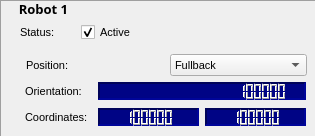
           <widget class="QFrame" name="frame_robot_1">
            <property name="maximumSize">
             <size>
              <width>16777215</width>
              <height>137</height>
             </size>
            </property>
            <property name="font">
             <font>
              <pointsize>8</pointsize>
              <weight>75</weight>
              <bold>true</bold>
             </font>
            </property>
            <property name="toolTip">
             <string>&lt;html&gt;&lt;head/&gt;&lt;body&gt;&lt;p&gt;This is my tool tip&lt;/p&gt;&lt;/body&gt;&lt;/html&gt;</string>
            </property>
            <property name="accessibleName">
             <string>Robot 0</string>
            </property>
            <property name="autoFillBackground">
             <bool>false</bool>
            </property>
            <property name="frameShape">
             <enum>QFrame::Panel</enum>
            </property>
            <property name="frameShadow">
             <enum>QFrame::Sunken</enum>
            </property>
            <property name="midLineWidth">
             <number>0</number>
            </property>
            <widget class="QLabel" name="label_4">
             <property name="geometry">
              <rect>
               <x>10</x>
               <y>0</y>
               <width>67</width>
               <height>21</height>
              </rect>
             </property>
             <property name="font">
              <font>
               <family>Courier 10 Pitch</family>
               <pointsize>10</pointsize>
               <weight>75</weight>
               <bold>true</bold>
              </font>
             </property>
             <property name="autoFillBackground">
              <bool>false</bool>
             </property>
             <property name="text">
              <string>Robot 1</string>
             </property>
             <property name="alignment">
              <set>Qt::AlignHCenter|Qt::AlignTop</set>
             </property>
            </widget>
            <widget class="QLabel" name="output_icon_1">
             <property name="geometry">
              <rect>
               <x>210</x>
               <y>5</y>
               <width>50</width>
               <height>50</height>
              </rect>
             </property>
             <property name="minimumSize">
              <size>
               <width>0</width>
               <height>0</height>
              </size>
             </property>
             <property name="text">
              <string/>
             </property>
             <property name="pixmap">
              <pixmap resource="images.qrc">:/images/go-next.png</pixmap>
             </property>
             <property name="scaledContents">
              <bool>true</bool>
             </property>
             <property name="alignment">
              <set>Qt::AlignCenter</set>
             </property>
            </widget>
            <widget class="QWidget" name="layoutWidget_2">
             <property name="geometry">
              <rect>
               <x>20</x>
               <y>21</y>
               <width>116</width>
               <height>24</height>
              </rect>
             </property>
             <layout class="QGridLayout" name="gridLayout_5">
              <item row="0" column="0">
               <widget class="QLabel" name="label_status_13">
                <property name="minimumSize">
                 <size>
                  <width>20</width>
                  <height>0</height>
                 </size>
                </property>
                <property name="baseSize">
                 <size>
                  <width>20</width>
                  <height>0</height>
                 </size>
                </property>
                <property name="font">
                 <font>
                  <pointsize>8</pointsize>
                  <weight>50</weight>
                  <bold>false</bold>
                 </font>
                </property>
                <property name="text">
                 <string>Status:     </string>
                </property>
                <property name="margin">
                 <number>0</number>
                </property>
               </widget>
              </item>
              <item row="0" column="1">
               <widget class="QCheckBox" name="checkBox_active_2">
                <property name="font">
                 <font>
                  <pointsize>8</pointsize>
                  <weight>50</weight>
                  <bold>false</bold>
                 </font>
                </property>
                <property name="text">
                 <string>Active</string>
                </property>
                <property name="checked">
                 <bool>true</bool>
                </property>
               </widget>
              </item>
             </layout>
            </widget>
            <widget class="QWidget" name="layoutWidget_3">
             <property name="geometry">
              <rect>
               <x>25</x>
               <y>80</y>
               <width>281</width>
               <height>48</height>
              </rect>
             </property>
             <layout class="QGridLayout" name="gridLayout_6">
              <item row="1" column="2">
               <widget class="QLCDNumber" name="lcd_coordY_1">
                <property name="maximumSize">
                 <size>
                  <width>16777215</width>
                  <height>18</height>
                 </size>
                </property>
                <property name="autoFillBackground">
                 <bool>false</bool>
                </property>
                <property name="styleSheet">
                 <string notr="true">background-color: rgb(0, 4, 133);</string>
                </property>
                <property name="frameShape">
                 <enum>QFrame::Panel</enum>
                </property>
                <property name="frameShadow">
                 <enum>QFrame::Sunken</enum>
                </property>
                <property name="lineWidth">
                 <number>2</number>
                </property>
                <property name="smallDecimalPoint">
                 <bool>false</bool>
                </property>
                <property name="digitCount">
                 <number>6</number>
                </property>
                <property name="segmentStyle">
                 <enum>QLCDNumber::Outline</enum>
                </property>
                <property name="value" stdset="0">
                 <double>888888.000000000000000</double>
                </property>
               </widget>
              </item>
              <item row="1" column="0">
               <widget class="QLabel" name="label_coord_1">
                <property name="minimumSize">
                 <size>
                  <width>42</width>
                  <height>0</height>
                 </size>
                </property>
                <property name="baseSize">
                 <size>
                  <width>20</width>
                  <height>0</height>
                 </size>
                </property>
                <property name="font">
                 <font>
                  <pointsize>8</pointsize>
                  <weight>50</weight>
                  <bold>false</bold>
                 </font>
                </property>
                <property name="text">
                 <string>Coordinates: </string>
                </property>
                <property name="indent">
                 <number>0</number>
                </property>
               </widget>
              </item>
              <item row="0" column="0">
               <widget class="QLabel" name="label_orient_1">
                <property name="minimumSize">
                 <size>
                  <width>20</width>
                  <height>0</height>
                 </size>
                </property>
                <property name="font">
                 <font>
                  <pointsize>8</pointsize>
                  <weight>50</weight>
                  <bold>false</bold>
                 </font>
                </property>
                <property name="text">
                 <string>Orientation: </string>
                </property>
               </widget>
              </item>
              <item row="1" column="1">
               <widget class="QLCDNumber" name="lcd_coordX_1">
                <property name="maximumSize">
                 <size>
                  <width>16777215</width>
                  <height>18</height>
                 </size>
                </property>
                <property name="autoFillBackground">
                 <bool>false</bool>
                </property>
                <property name="styleSheet">
                 <string notr="true">background-color: rgb(0, 4, 133);</string>
                </property>
                <property name="frameShape">
                 <enum>QFrame::Panel</enum>
                </property>
                <property name="frameShadow">
                 <enum>QFrame::Sunken</enum>
                </property>
                <property name="lineWidth">
                 <number>2</number>
                </property>
                <property name="smallDecimalPoint">
                 <bool>false</bool>
                </property>
                <property name="digitCount">
                 <number>6</number>
                </property>
                <property name="segmentStyle">
                 <enum>QLCDNumber::Outline</enum>
                </property>
                <property name="value" stdset="0">
                 <double>888888.000000000000000</double>
                </property>
               </widget>
              </item>
              <item row="0" column="1" colspan="2">
               <widget class="QLCDNumber" name="lcd_orient_1">
                <property name="maximumSize">
                 <size>
                  <width>16777215</width>
                  <height>18</height>
                 </size>
                </property>
                <property name="layoutDirection">
                 <enum>Qt::RightToLeft</enum>
                </property>
                <property name="autoFillBackground">
                 <bool>false</bool>
                </property>
                <property name="styleSheet">
                 <string notr="true">background-color: rgb(0, 4, 133);</string>
                </property>
                <property name="frameShape">
                 <enum>QFrame::Panel</enum>
                </property>
                <property name="frameShadow">
                 <enum>QFrame::Sunken</enum>
                </property>
                <property name="lineWidth">
                 <number>2</number>
                </property>
                <property name="smallDecimalPoint">
                 <bool>false</bool>
                </property>
                <property name="digitCount">
                 <number>21</number>
                </property>
                <property name="segmentStyle">
                 <enum>QLCDNumber::Outline</enum>
                </property>
                <property name="value" stdset="0">
                 <double>888888.000000000000000</double>
                </property>
               </widget>
              </item>
             </layout>
            </widget>
            <widget class="QWidget" name="layoutWidget_4">
             <property name="geometry">
              <rect>
               <x>26</x>
               <y>51</y>
               <width>281</width>
               <height>29</height>
              </rect>
             </property>
             <layout class="QGridLayout" name="gridLayout_14">
              <item row="0" column="0">
               <widget class="QLabel" name="label_position_13">
                <property name="minimumSize">
                 <size>
                  <width>0</width>
                  <height>0</height>
                 </size>
                </property>
                <property name="font">
                 <font>
                  <pointsize>8</pointsize>
                  <weight>50</weight>
                  <bold>false</bold>
                 </font>
                </property>
                <property name="text">
                 <string>Position:   </string>
                </property>
               </widget>
              </item>
              <item row="0" column="1">
               <widget class="QComboBox" name="comboBox_position_13">
                <property name="sizePolicy">
                 <sizepolicy hsizetype="Minimum" vsizetype="Fixed">
                  <horstretch>0</horstretch>
                  <verstretch>0</verstretch>
                 </sizepolicy>
                </property>
                <property name="minimumSize">
                 <size>
                  <width>120</width>
                  <height>0</height>
                 </size>
                </property>
                <property name="font">
                 <font>
                  <pointsize>8</pointsize>
                  <weight>50</weight>
                  <bold>false</bold>
                 </font>
                </property>
                <property name="currentIndex">
                 <number>0</number>
                </property>
                <property name="maxCount">
                 <number>12</number>
                </property>
                <property name="frame">
                 <bool>true</bool>
                </property>
                <property name="modelColumn">
                 <number>0</number>
                </property>
                <item>
                 <property name="text">
                  <string>Fullback</string>
                 </property>
                </item>
                <item>
                 <property name="text">
                  <string>Center Back</string>
                 </property>
                </item>
                <item>
                 <property name="text">
                  <string>Sweeper</string>
                 </property>
                </item>
                <item>
                 <property name="text">
                  <string>Goalie</string>
                 </property>
                </item>
               </widget>
              </item>
             </layout>
            </widget>
           </widget>
